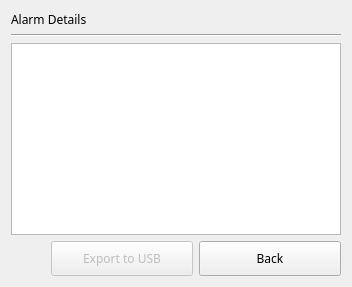
         <widget class="QWidget" name="pageAlarm">
          <property name="font">
           <font>
            <family>文泉驿等宽微米黑</family>
           </font>
          </property>
          <layout class="QVBoxLayout" name="verticalLayout_15">
           <item>
            <widget class="QLabel" name="labelAlarmDetails">
             <property name="font">
              <font>
               <family>文泉驿等宽微米黑</family>
              </font>
             </property>
             <property name="text">
              <string>Alarm Details</string>
             </property>
            </widget>
           </item>
           <item>
            <widget class="Line" name="line_4">
             <property name="orientation">
              <enum>Qt::Horizontal</enum>
             </property>
            </widget>
           </item>
           <item>
            <layout class="QVBoxLayout" name="verticalLayout_8">
             <item>
              <widget class="QTableView" name="tableViewAlarm">
               <property name="font">
                <font>
                 <family>文泉驿等宽微米黑</family>
                </font>
               </property>
               <property name="editTriggers">
                <set>QAbstractItemView::NoEditTriggers</set>
               </property>
               <property name="tabKeyNavigation">
                <bool>false</bool>
               </property>
               <property name="showDropIndicator" stdset="0">
                <bool>false</bool>
               </property>
               <property name="dragDropOverwriteMode">
                <bool>false</bool>
               </property>
               <property name="selectionMode">
                <enum>QAbstractItemView::SingleSelection</enum>
               </property>
               <property name="selectionBehavior">
                <enum>QAbstractItemView::SelectRows</enum>
               </property>
               <property name="cornerButtonEnabled">
                <bool>false</bool>
               </property>
               <attribute name="horizontalHeaderStretchLastSection">
                <bool>true</bool>
               </attribute>
              </widget>
             </item>
             <item>
              <layout class="QHBoxLayout" name="horizontalLayout_11">
               <item>
                <spacer name="horizontalSpacer_9">
                 <property name="orientation">
                  <enum>Qt::Horizontal</enum>
                 </property>
                 <property name="sizeHint" stdset="0">
                  <size>
                   <width>40</width>
                   <height>20</height>
                  </size>
                 </property>
                </spacer>
               </item>
               <item>
                <widget class="QPushButton" name="buttonAlarmExportUSB">
                 <property name="enabled">
                  <bool>false</bool>
                 </property>
                 <property name="minimumSize">
                  <size>
                   <width>142</width>
                   <height>35</height>
                  </size>
                 </property>
                 <property name="focusPolicy">
                  <enum>Qt::NoFocus</enum>
                 </property>
                 <property name="text">
                  <string>Export to USB</string>
                 </property>
                </widget>
               </item>
               <item>
                <widget class="QPushButton" name="buttonAlarmDetailBack">
                 <property name="minimumSize">
                  <size>
                   <width>142</width>
                   <height>35</height>
                  </size>
                 </property>
                 <property name="maximumSize">
                  <size>
                   <width>142</width>
                   <height>16777215</height>
                  </size>
                 </property>
                 <property name="focusPolicy">
                  <enum>Qt::NoFocus</enum>
                 </property>
                 <property name="text">
                  <string>Back</string>
                 </property>
                </widget>
               </item>
              </layout>
             </item>
            </layout>
           </item>
          </layout>
         </widget>
